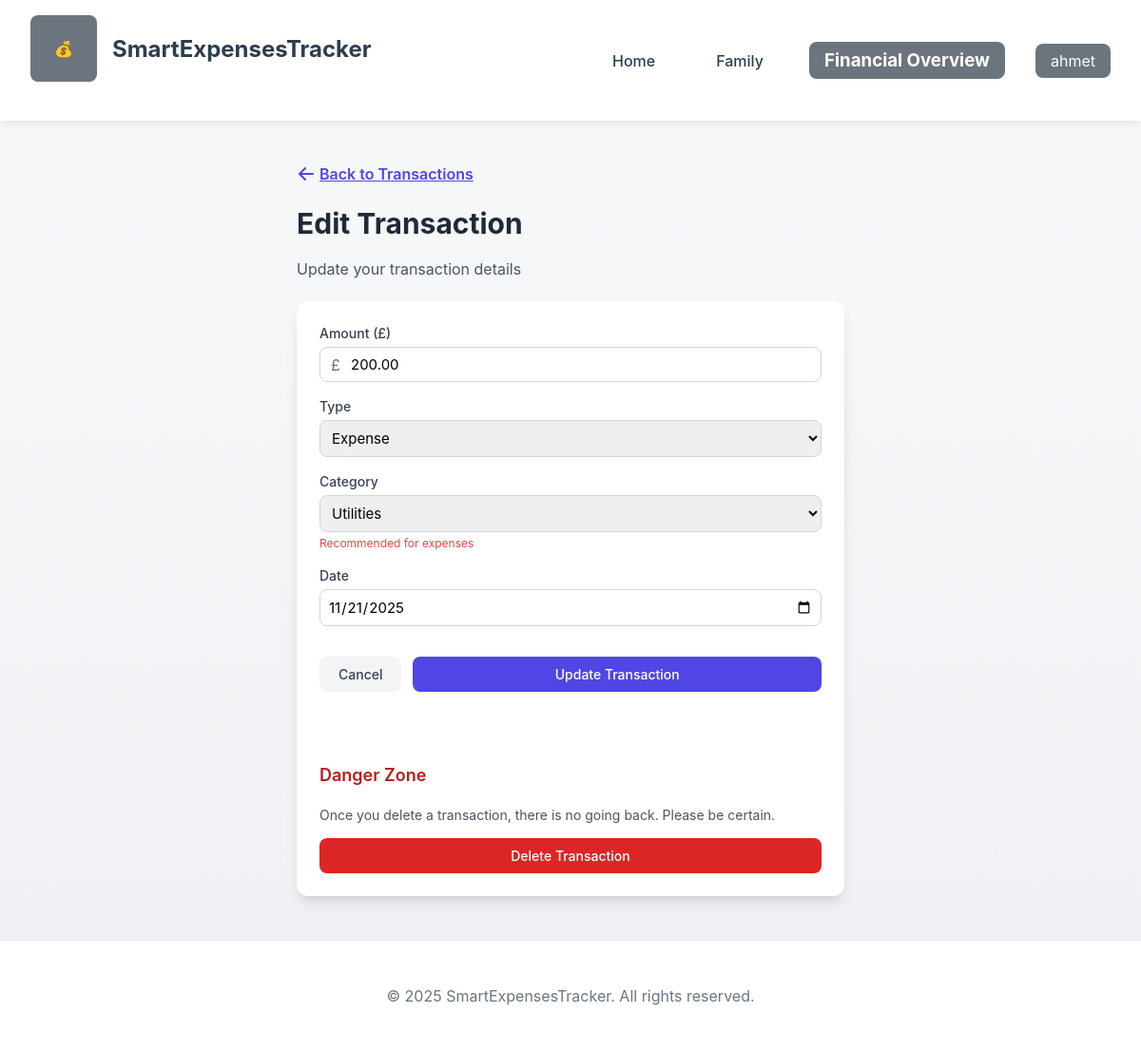
The app's page /transactions/edit_transaction/52 (signed in) with its own data.
### app/models.py (models this page shows, shortened)
class User(db.Model, UserMixin):
    __tablename__ = 'users'
    user_id = db.Column(db.Integer, primary_key=True, autoincrement=True)
    user_name = db.Column(db.String(255), nullable=False)
    password_hash = db.Column(db.String(255), nullable=False)
    email = db.Column(db.String(255), unique=True, nullable=False)
    created_at = db.Column(db.DateTime, nullable=False, server_default=func.now())
    is_admin = db.Column(db.Boolean, nullable=False, default=False)
    members = db.relationship('Member', backref='user', cascade='all, delete-orphan')
    transactions = db.relationship('Transaction', backref='user', cascade='all, delete-orphan')
    categories = db.relationship('Category', backref='user', cascade='all, delete-orphan')
    budgets = db.relationship('Budget', backref='user', cascade='all, delete-orphan')

class Transaction(db.Model):
    __tablename__ = 'transactions'
    transaction_id = db.Column(db.Integer, primary_key=True, autoincrement=True)
    user_id = db.Column(db.Integer, db.ForeignKey('users.user_id', ondelete='CASCADE'), nullable=False)
    category_id = db.Column(db.Integer, db.ForeignKey('categories.category_id', ondelete='SET NULL'), nullable=True)
    amount = db.Column(db.Numeric(8, 2), nullable=False)
    transaction_type = db.Column(db.Enum('income', 'expense', name='transaction_type_enum'), nullable=False)
    transaction_date = db.Column(db.DateTime, nullable=False)  # for analytics
    created_at = db.Column(db.DateTime, nullable=False, server_default=func.now()) # for user behavior, monitoring for marketing(peak usage time), future features
    user_participates = db.Column(db.Boolean, nullable=False, default=True)  # Whether User participates in cost splitting
    members = db.relationship('MembersTransaction', back_populates='transaction', cascade='all, delete-orphan')

### app/transactions/routes.py (the view, shortened to what this page needs)
@transactions_bp.route('/edit_transaction/<int:transaction_id>', methods=['GET', 'POST'])
@login_required
def edit_transaction(transaction_id):
    from .forms import EditTransactionForm
    transaction = Transaction.query.filter_by(
        transaction_id=transaction_id,
        user_id=current_user.user_id
    ).first_or_404()
    initial_data = {
        'amount': transaction.amount,
        'transaction_type': transaction.transaction_type,
        'transaction_date': transaction.transaction_date,
        'category_id': transaction.category_id if transaction.category_id is not None else 0
    }
    form = EditTransactionForm(data=initial_data)
    categories = Category.query.filter_by(user_id=None).all()
    form.category_id.choices = [(0, 'Select Category')] + [(cat.category_id, cat.category_name) for cat in categories]
    return render_template('edit_transaction.html',
                         form=form,
                         transaction=transaction)

### app/transactions/forms.py
class EditTransactionForm(FlaskForm):
    amount = DecimalField('Amount',
                         validators=[DataRequired(), NumberRange(min=0.01, message="Amount must be greater than 0")],
                         places=2)
    transaction_type = SelectField('Type',
                                  choices=[('income', 'Income'), ('expense', 'Expense')],
                                  validators=[DataRequired()])
    category_id = SelectField('Category',
                             coerce=int,
                             validators=[Optional()])
    transaction_date = DateField('Date',
                                validators=[DataRequired()])
    submit = SubmitField('Update Transaction')

### app/__init__.py (called while the page is built)
def create_app():
    app = Flask(__name__)
    app.config['SECRET_KEY'] = 'your-secret-key-here'
    app.config['SQLALCHEMY_DATABASE_URI'] = 'sqlite:///expenses.db'
    app.config['SQLALCHEMY_TRACK_MODIFICATIONS'] = False
    db.init_app(app)
    login_manager.init_app(app)
    migrate.init_app(app, db)
    from app.admin import init_admin
    init_admin(app, db)
    @login_manager.user_loader
    def load_user(user_id):
        return User.query.get(int(user_id))
    from app.auth.routes import auth_bp
    from app.main.routes import main_bp
    from app.transactions.routes import transactions_bp
    app.register_blueprint(auth_bp)
    app.register_blueprint(main_bp)
    app.register_blueprint(transactions_bp, url_prefix='/transactions')
    @app.context_processor
    def utility_processor():
        return dict(now=datetime.now)
    return app

### app/templates/edit_transaction.html (shortened to what this page needs)
{% extends "base.html" %}
{% block head %}
<link rel="stylesheet" href="{{ url_for('static', filename='css/edit_transaction.css') }}" />
{% endblock %}
{% block content %}
<div class="edit-transaction-container mx-auto p-4 md:p-8 max-w-xl">
  <div class="back-nav mb-6">
    <a href="{{ url_for('transactions.transactions') }}" class="text-indigo-600 hover:text-indigo-800 font-semibold flex items-center">
      <svg xmlns="http://www.w3.org/2000/svg" class="h-5 w-5 mr-1" viewBox="0 0 20 20" fill="currentColor">
        <path fill-rule="evenodd" d="M9.707 16.707a1 1 0 01-1.414 0l-6-6a1 1 0 010-1.414l6-6a1 1 0 011.414 1.414L5.414 9H17a1 1 0 110 2H5.414l4.293 4.293a1 1 0 010 1.414z" clip-rule="evenodd" />
      </svg>
      Back to Transactions
    </a>
  </div>
  <div class="mb-6">
    <h1 class="text-3xl font-bold text-gray-800">Edit Transaction</h1>
    <p class="text-gray-600 mt-2">Update your transaction details</p>
  </div>
  <div class="bg-white p-6 rounded-xl shadow-lg border border-gray-100">
    <form method="POST" id="editTransactionForm">
      <div class="grid grid-cols-1 sm:grid-cols-2 gap-4">
        <div class="input-group">
          <label for="{{ form.amount.id }}" class="block text-sm font-medium text-gray-700 mb-1">
            Amount (£)
          </label>
          <div class="relative">
            <span class="absolute left-3 top-1/2 transform -translate-y-1/2 text-gray-500">£</span>
            {{ form.amount(class="form-input w-full p-2 pl-8 border border-gray-300 rounded-lg focus:ring-2 focus:ring-indigo-500 focus:border-indigo-500 transition",
            step="0.01", placeholder="0.00") }}
          </div>
        </div>
        <div class="input-group">
          <label for="{{ form.transaction_type.id }}" class="block text-sm font-medium text-gray-700 mb-1">
            Type
          </label>
          {{ form.transaction_type(class="form-select w-full p-2 border border-gray-300 rounded-lg focus:ring-2 focus:ring-indigo-500 focus:border-indigo-500 transition") }}
        </div>
      </div>
      <div class="grid grid-cols-1 sm:grid-cols-2 gap-4 mt-4">
        <div class="input-group">
          <label for="{{ form.category_id.id }}" class="block text-sm font-medium text-gray-700 mb-1">
            Category
          </label>
          {{ form.category_id(class="form-select w-full p-2 border border-gray-300 rounded-lg focus:ring-2 focus:ring-indigo-500 focus:border-indigo-500 transition") }}
          <small class="category-hint mt-1 block text-xs text-gray-500">
          </small>
        </div>
        <div class="input-group">
          <label for="{{ form.transaction_date.id }}" class="block text-sm font-medium text-gray-700 mb-1">
            Date
          </label>
          {{ form.transaction_date(class="form-input w-full p-2 border border-gray-300 rounded-lg focus:ring-2 focus:ring-indigo-500 focus:border-indigo-500 transition",
          type="date") }}
        </div>
      </div>
      <div class="form-actions flex justify-end space-x-3 mt-8">
        <a href="{{ url_for('transactions.transactions') }}"
           class="btn secondary bg-gray-100 text-gray-700 py-2.5 px-5 rounded-lg hover:bg-gray-200 transition duration-150 font-medium">
          Cancel
        </a>
        {{ form.submit(class="btn primary bg-indigo-600 text-white py-2.5 px-5 rounded-lg hover:bg-indigo-700 transition duration-150 font-medium shadow-sm") }}
      </div>
    </form>
    {% if transaction %}
    <div class="mt-8 pt-6 border-t border-red-200">
      <h3 class="text-lg font-semibold mb-3 text-red-700">
        Danger Zone
      </h3>
      <p class="text-sm text-gray-600 mb-4">
        Once you delete a transaction, there is no going back. Please be certain.
      </p>
      <form method="POST"
            action="{{ url_for('transactions.delete_transaction', transaction_id=transaction.transaction_id ) }}"
            onsubmit="return confirm('Are you sure you want to delete this transaction? This action cannot be undone.');">
        <button type="submit"
                class="btn danger bg-red-600 text-white w-full py-2.5 px-4 rounded-lg hover:bg-red-700 transition duration-150 font-medium shadow-sm">
          Delete Transaction
        </button>
      </form>
    </div>
    {% endif %}
  </div>
</div>
{% endblock %}

### app/templates/base.html (shortened to what this page needs)
<!DOCTYPE html>
<html lang="en">
  <head>
    <link
      rel="stylesheet"
      href="{{ url_for('static', filename='css/style.css') }}"
    />
    {% block head %}{% endblock %}
  </head>
  <body>
    <nav class="navbar">
      <div class="nav-container">
        <div class="brand">
          <div class="logo">💰</div>
          <h1>
            <a
              href="{{ url_for('main.index') }}"
              style="text-decoration: none; color: inherit"
              >SmartExpensesTracker</a
            >
          </h1>
        </div>
        <div class="nav-links">
          {% if current_user.is_authenticated %}
          <a href="{{ url_for('main.dashboard') }}" class="nav-link">Home</a>
          <a href="{{ url_for('main.family_management') }}" class="nav-link">Family</a>
          <div class="user-menu">
            <h3 class="user-name">Financial Overview</h3>
          </div>
          <div class="user-menu">
            <span class="user-name">{{ current_user.user_name }}</span>
          </div>
          {% else %}
          <a href="{{ url_for('main.index') }}" class="nav-link">Home</a>
          <a href="{{ url_for('main.about') }}" class="nav-link">About Us</a>
          {% endif %}
        </div>
      </div>
    </nav>
    <main class="wrapper">{% block content %}{% endblock %}</main>
    <footer class="footer">
      <div class="footer-content">
        <p>&copy; 2025 SmartExpensesTracker. All rights reserved.</p>
      </div>
    </footer>
  </body>
</html>

### app/static/css/style.css (style rules this page uses)
:root { --breakpoint-mobile: 480px; --breakpoint-tablet: 768px; --breakpoint-desktop: 1024px; --breakpoint-large: 1200px; --accent: #6c757d; --accent-dark: #545b62; --text: #2c3e50; --muted: #6c757d; --bg-light: #f8f9fa; --white: #fff; --success: #28a745; --danger: #dc3545; --warning: #ffc107; --primary: #3498db; --secondary: #6c757d; --info: #17a2b8; --border: #e9ecef; --radius: 8px; --transition: 0.25s ease; --font-family: "Inter", "Segoe UI", -apple-system, sans-serif; --border-radius-sm: 4px; }
body { background: linear-gradient(180deg, #f8f9fb 0%, #eef0f3 100%); min-height: 100vh; margin: 0; display: flex; flex-direction: column; font-family: var(--font-family); }
.navbar { background: var(--white); box-shadow: 0 2px 10px rgba(0,0,0,0.1); padding: 1rem 0; }
.nav-container { max-width: 1200px; margin: 0 auto; padding: 0 2rem; display: flex; justify-content: space-between; align-items: center; }
.navbar .brand { display: flex; align-items: center; gap: 16px; }
.navbar .brand h1 { margin: 0; font-size: 24px; color: var(--text); }
.navbar .brand a { text-decoration: none; color: inherit; }
.nav-links { display: flex; align-items: center; gap: 2rem; }
.nav-link { text-decoration: none; color: var(--text); font-weight: 500; padding: 0.5rem 1rem; border-radius: var(--radius); transition: var(--transition); }
.user-menu { position: relative; display: inline-block; }
.user-name { padding: 0.5rem 1rem; background: var(--accent); color: var(--white); border-radius: var(--radius); cursor: pointer; }
.wrapper { max-width: 1200px; width: 100%; padding: 30px; margin: 0 auto; flex: 1; box-sizing: border-box; }
.brand { display: flex; align-items: center; gap: 16px; margin-bottom: 25px; justify-content: center; }
.logo { width: 70px; height: 70px; border-radius: var(--radius); background: var(--accent); display: flex; align-items: center; justify-content: center; }
.brand h1 { font-size: 36px; color: var(--text); margin: 0; }
.input-group { margin-bottom: 16px; }
label { display: block; font-size: 14px; color: var(--text); font-weight: 500; margin-bottom: 6px; }
input, select, textarea { width: 100%; padding: 12px 14px; border-radius: 8px; border: 1px solid var(--border); font-size: 15px; transition: var(--transition); font-family: inherit; box-sizing: border-box; }
.btn { border: none; cursor: pointer; border-radius: 8px; font-size: 16px; padding: 12px 18px; transition: var(--transition); font-family: inherit; font-weight: 600; text-decoration: none; display: inline-block; text-align: center; }
.btn.primary { background: var(--primary); color: var(--white); }
.btn.secondary { background: var(--secondary); color: var(--white); }
.btn.danger { background: var(--danger); color: var(--white); }
.footer { background: var(--white); padding: 2rem 0; margin-top: auto; border-top: 1px solid var(--border); }
.footer-content { max-width: 1200px; margin: 0 auto; padding: 0 2rem; text-align: center; color: var(--muted); }

### records on screen
User: user_name "ahmet"
Transaction: amount "200.00", transaction_type "Expense", category_id "Utilities", transaction_date "11/21/2025"
